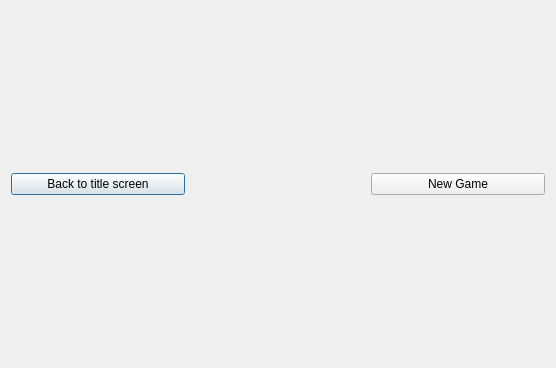
<?xml version="1.0" encoding="UTF-8"?>
<ui version="4.0">
 <class>TicTacToeGame</class>
 <widget class="QDialog" name="TicTacToeGame">
  <property name="windowModality">
   <enum>Qt::WindowModal</enum>
  </property>
  <property name="geometry">
   <rect>
    <x>0</x>
    <y>0</y>
    <width>556</width>
    <height>368</height>
   </rect>
  </property>
  <property name="sizePolicy">
   <sizepolicy hsizetype="Preferred" vsizetype="Preferred">
    <horstretch>0</horstretch>
    <verstretch>0</verstretch>
   </sizepolicy>
  </property>
  <property name="minimumSize">
   <size>
    <width>0</width>
    <height>0</height>
   </size>
  </property>
  <property name="maximumSize">
   <size>
    <width>16777215</width>
    <height>16777215</height>
   </size>
  </property>
  <property name="windowTitle">
   <string>Tic Tac Toe</string>
  </property>
  <property name="styleSheet">
   <string notr="true">QPushButton[cell=true]{
font: 50px &quot;Verdana&quot;;
min-height: 100px;
max-height: 100px;
min-width: 100px;
max-width: 100px;
}
</string>
  </property>
  <layout class="QVBoxLayout" name="verticalLayout_2">
   <item>
    <layout class="QHBoxLayout" name="horizontalLayout">
     <item>
      <layout class="QVBoxLayout" name="verticalLayout">
       <item>
        <layout class="QGridLayout" name="gridBoard">
         <property name="spacing">
          <number>0</number>
         </property>
        </layout>
       </item>
       <item>
        <layout class="QHBoxLayout" name="horizontalLayout_2">
         <item>
          <widget class="QPushButton" name="back">
           <property name="text">
            <string>Back to title screen</string>
           </property>
          </widget>
         </item>
         <item>
          <widget class="QLabel" name="label">
           <property name="text">
            <string/>
           </property>
          </widget>
         </item>
         <item>
          <widget class="QPushButton" name="reset">
           <property name="text">
            <string>New Game</string>
           </property>
          </widget>
         </item>
        </layout>
       </item>
      </layout>
     </item>
    </layout>
   </item>
  </layout>
 </widget>
 <layoutdefault spacing="6" margin="11"/>
 <resources/>
 <connections/>
</ui>
